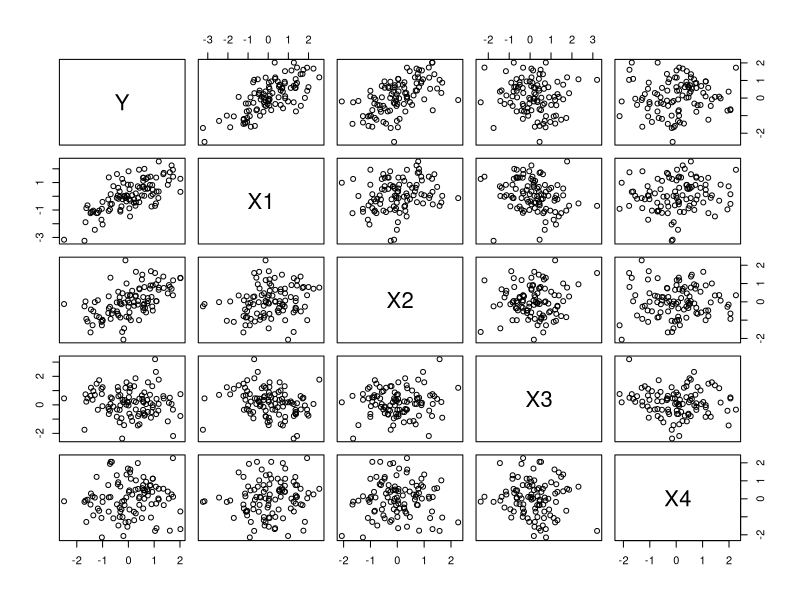
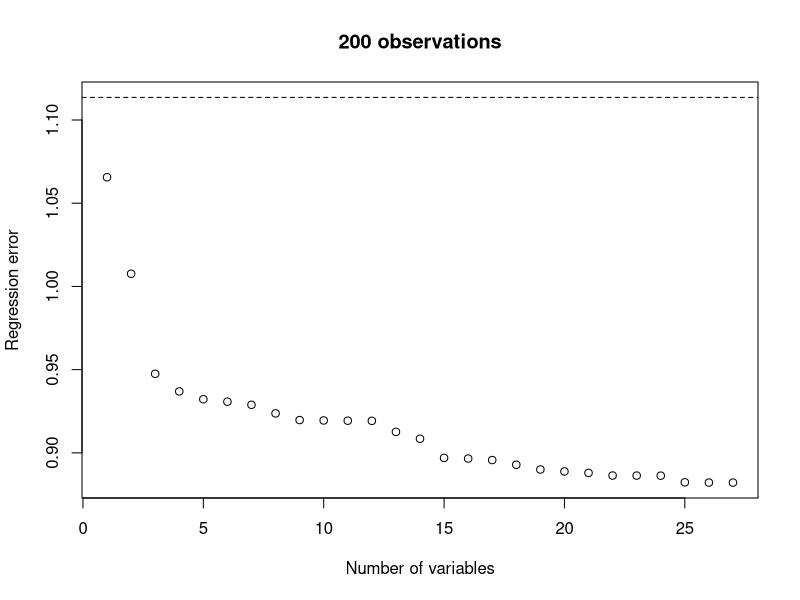
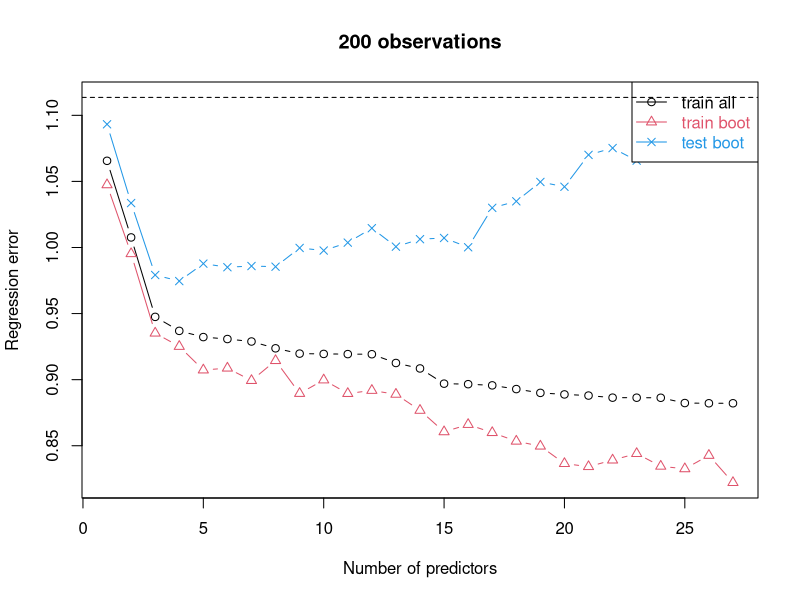
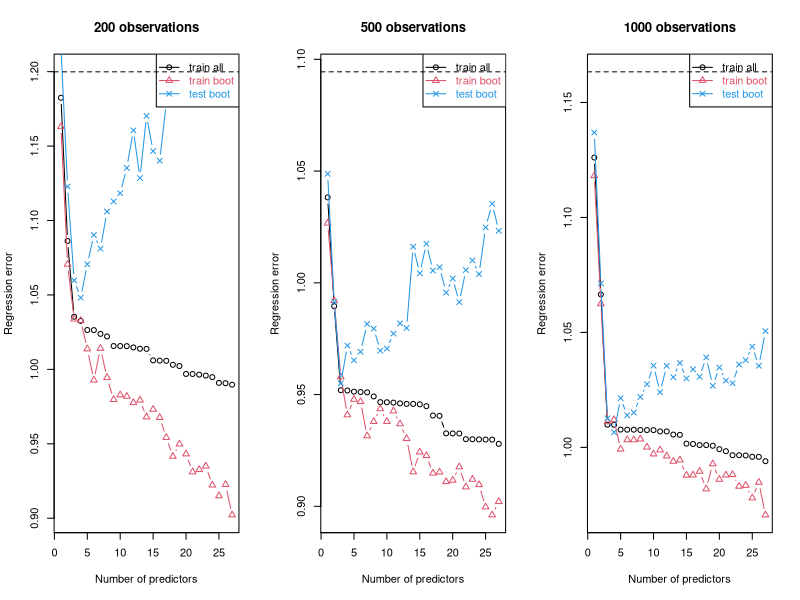
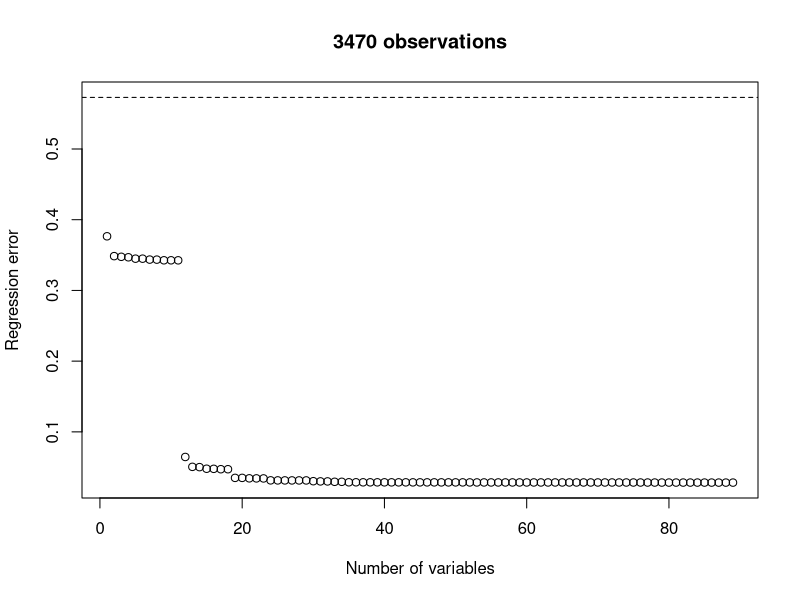

R code for these plots, in order: (Note: a time limit stopped this script after it produced the figures.)
## ---- chunk 1
knitr::opts_chunk$set(echo = TRUE)
library(ggplot2)
## ---- chunk 2
simuLinQuadDat <- function(inpNobs=100, inpNlinVars=5, inpYidx=1:2, inpSDerr=0.5) {
  # Nobs x Nvars matrix of linear terms:
  xTmp <- matrix(rnorm(inpNobs*inpNlinVars),ncol=inpNlinVars)
  # Make all pairwise products of linear terms,
  # X1*X1, X1*X2, X1*X3, ..., Xn*Xn:
  x2SimuLinTmp <- NULL
  tmpCnms <- NULL
  # for each linear term:
  for ( iTmp in 1:ncol(xTmp) ) {
    # multiply it by itself and all other terms,
    # excluding already generated pairwise combinations: 
    for ( jTmp in iTmp:ncol(xTmp) ) {
      x2SimuLinTmp <- cbind(x2SimuLinTmp,xTmp[,iTmp]*xTmp[,jTmp])
      # maintain vector of column names for quadratic
      # terms along the way:
      tmpCnms <- c(tmpCnms,paste0("X",iTmp,"X",jTmp))
    }
  }
  # name attributes in the matrix of quadratic terms:
  colnames(x2SimuLinTmp) <- tmpCnms
  # create outcome as a sum of an unweighted average of 
  # specified columns and controlled amount 
  # of gaussian noise:
  yTmp <- rowMeans(cbind(xTmp,x2SimuLinTmp)[,inpYidx])+rnorm(inpNobs,sd=inpSDerr)
  # return data.frame with outcome as a first column,
  # followed by linear, then by quadratic terms:
  data.frame(Y=yTmp,xTmp,x2SimuLinTmp)
}
## ---- chunk 3
simDat <- simuLinQuadDat()
class(simDat)
dim(simDat)
head(simDat)
pairs(simDat[,1:5])
## ---- chunk 4
lm(Y~X1+X2+X1X1+X1X2+X2X2,simDat)
## ---- chunk 5
lm(Y~.,simDat[,c("Y","X1","X2","X1X1","X1X2","X2X2")])
## ---- chunk 6
lm(Y~.,simDat[,c(1:3,7,8,12)])
## ---- chunk 7
lm(as.formula(paste0("Y~",paste(colnames(simDat)[c(2:3,7,8,12)],collapse="+"))),simDat)
## ---- chunk 8
simDat <- simuLinQuadDat(inpNobs=200, inpNlinVars=6, inpYidx=1:3, inpSDerr=1)
df2plot <- NULL
for ( iTmp in 2:ncol(simDat) ) {
  lmTmp <- lm(Y~.,simDat[,1:iTmp])
  errTmp <- sqrt(mean((simDat[,"Y"]-predict(lmTmp))^2))
  df2plot <- rbind(df2plot,data.frame(nvars=iTmp-1,err=errTmp))
}
plot(df2plot,xlab="Number of variables",ylab="Regression error",main=paste(nrow(simDat),"observations"),ylim=c(min(df2plot[,"err"]),sqrt(mean((simDat[,"Y"]-mean(simDat[,"Y"]))^2))))
abline(h=sqrt(mean((simDat[,"Y"]-mean(simDat[,"Y"]))^2)),lty=2)
## ---- chunk 9
bootTrainTestErrOneAllVars <- function(inpDat,nBoot=100) {
  # matrices and vector to store bootstrap training
  # and test errors as well as training error for model
  # fit on all observations -- for one through all
  # variables in the dataset:
  errTrain <- matrix(NA,nrow=nBoot,ncol=ncol(inpDat)-1)
  errTest <- matrix(NA,nrow=nBoot,ncol=ncol(inpDat)-1)
  allTrainErr <- numeric()
  # first predictor is the second column in
  # the input data - first is the outcome "Y":
  for ( iTmp in 2:ncol(inpDat) ) {
    # fit model and calculate error on all observations:
    lmTmp <- lm(Y~.,inpDat[,1:iTmp])
    # summary(lmTmp)$sigma for degrees of freedom correction
    allTrainErr[iTmp-1] <- sqrt(mean((inpDat[,"Y"]-predict(lmTmp))^2))
    # draw repeated boostraps of the data:
    for ( iBoot in 1:nBoot ) {
      # replace=TRUE is critical for bootstrap to work correctly:
      tmpBootIdx <- sample(nrow(inpDat),nrow(inpDat),replace=TRUE)
      # model fit on the bootstrap sample and
      # corresponding training error:
      lmTmpBoot <- lm(Y~.,inpDat[tmpBootIdx,1:iTmp])
      # summary(lmTmpBoot)$sigma for degrees of freedom correction
      errTrain[iBoot,iTmp-1] <- sqrt(mean((inpDat[tmpBootIdx,"Y"]-predict(lmTmpBoot))^2))
      # test error is calculated on the observations
      # =not= in the bootstrap sample - thus "-tmpBootIdx"
      errTest[iBoot,iTmp-1] <- sqrt(mean((inpDat[-tmpBootIdx,"Y"]-predict(lmTmpBoot,newdata=inpDat[-tmpBootIdx,1:iTmp]))^2))
    }
  }
  # return results as different slots in the list:
  list(bootTrain=errTrain,bootTest=errTest,allTrain=allTrainErr)
}
## ---- chunk 10
# wrapper for plotting:
plotBootRegrErrRes <- function(inpRes,inpPchClr=c(1,2,4),...) {
  matplot(1:length(inpRes$allTrain),cbind(inpRes$allTrain,colMeans(inpRes$bootTrain),colMeans(inpRes$bootTest)),pch=inpPchClr,col=inpPchClr,lty=1,type="b",xlab="Number of predictors",ylab="Regression error",...)
  legend("topright",c("train all","train boot","test boot"),col=inpPchClr,text.col=inpPchClr,pch=inpPchClr,lty=1)
}
bootErrRes <- bootTrainTestErrOneAllVars(simDat,30)
plotBootRegrErrRes(bootErrRes,main="200 observations",ylim=c(min(colMeans(bootErrRes$bootTrain)),sqrt(mean((mean(simDat[,"Y"])-simDat[,"Y"])^2))))
abline(h=sqrt(mean((mean(simDat[,"Y"])-simDat[,"Y"])^2)),lty=2)
## ---- chunk 11
old.par <- par(mfrow=c(1,3))
for ( tmpNobs in c(200,500,1000) ) {
  simDat <- simuLinQuadDat(inpNobs=tmpNobs, inpNlinVars=6, inpYidx=1:3, inpSDerr=1)
  bootErrRes <- bootTrainTestErrOneAllVars(simDat,30)
  plotBootRegrErrRes(bootErrRes,main=paste(tmpNobs,"observations"),ylim=c(min(colMeans(bootErrRes$bootTrain)),sqrt(mean((mean(simDat[,"Y"])-simDat[,"Y"])^2))))
  abline(h=sqrt(mean((mean(simDat[,"Y"])-simDat[,"Y"])^2)),lty=2)
}
par(old.par)
## ---- chunk 12
t <- read.table("fund-raising-with-predictions.csv", sep=",", header=TRUE)
t2 <- log(t[1:12] + 1)
# library(corrgram)
myNames <- names(sort(abs(cor(t2)[1,]), decreasing = TRUE))
t3 <- t2[myNames]
## ---- chunk 13
m0 <- matrix(NA, 4, 0)
rownames(m0)

m2 <- cbind(1, 1:4)
colnames(m2, do.NULL = FALSE)
colnames(m2) <- c("x","Y")
rownames(m2) <- rownames(m2, do.NULL = FALSE, prefix = "Obs.")
m2
## ---- chunk 14
  xTmp <- t3
  xTmpNames <- names(t3)
  # Make all pairwise products of linear terms,
  # X1*X1, X1*X2, X1*X3, ..., Xn*Xn:
  x2Tmp <- cbind(xTmp)
  tmpCnms <- NULL
  # for each linear term:
  for ( iTmp in 1:ncol(xTmp) ) {
    # multiply it by itself and all other terms, 
    # excluding already generated pairwise combinations: 
    for ( jTmp in iTmp:ncol( xTmp) ) {
      x2Tmp <- cbind( x2Tmp, log(xTmp[, iTmp] * xTmp[, jTmp] + 1))
      # maintain vector of column names for quadratic
      # terms along the way:
      tmpCnms <- c( tmpCnms, paste0( xTmpNames[iTmp], "_x_", xTmpNames[jTmp]))
    }
  }
  # name attributes in the matrix of quadratic terms:
  colnames(x2Tmp) <- c(xTmpNames, tmpCnms)
## ---- chunk 15
df2plot <- NULL
for ( iTmp in 2:ncol( x2Tmp) ) {
  lmTmp <- lm( contrib~., as.data.frame(x2Tmp)[ , 1:iTmp])
  errTmp <- sqrt( mean(( x2Tmp[ , "contrib"] - predict( lmTmp))^2))
  df2plot <- rbind( df2plot, data.frame( nvars = iTmp - 1, err = errTmp))
}
plot( df2plot, xlab = "Number of variables", ylab = "Regression error", main = paste( nrow( x2Tmp), "observations"), ylim = c( min( df2plot[, "err"]), sqrt( mean(( x2Tmp[, "contrib"] - mean( x2Tmp[, "contrib"]))^2))))
abline( h = sqrt( mean(( x2Tmp[, "contrib"] - mean( x2Tmp[, "contrib"]))^2)), lty = 2)
## ---- chunk 16
bootTrainTestErrOneAllVars2 <- function(inpDat,nBoot=100,colOne) {
  # matrices and vector to store bootstrap training
  # and test errors as well as training error for model
  # fit on all observations -- for one through all
  # variables in the dataset:
  errTrain <- matrix(NA,nrow=nBoot,ncol=ncol(inpDat)-1)
  errTest <- matrix(NA,nrow=nBoot,ncol=ncol(inpDat)-1)
  allTrainErr <- numeric()
  # first predictor is the second column in
  # the input data - first is the outcome colOne:
  for ( iTmp in 2:ncol(inpDat) ) {
    # fit model and calculate error on all observations:
    lmTmp <- lm(contrib~.,inpDat[,1:iTmp])
    # summary(lmTmp)$sigma for degrees of freedom correction
    allTrainErr[iTmp-1] <- sqrt(mean((inpDat[,"contrib"]-predict(lmTmp))^2))
    # draw repeated boostraps of the data:
    for ( iBoot in 1:nBoot ) {
      # replace=TRUE is critical for bootstrap to work correctly:
      tmpBootIdx <- sample(nrow(inpDat),nrow(inpDat),replace=TRUE)
      # model fit on the bootstrap sample and
      # corresponding training error:
      lmTmpBoot <- lm(contrib~.,inpDat[tmpBootIdx,1:iTmp])
      # summary(lmTmpBoot)$sigma for degrees of freedom correction
      errTrain[iBoot,iTmp-1] <- sqrt(mean((inpDat[tmpBootIdx,"contrib"]-predict(lmTmpBoot))^2))
      # test error is calculated on the observations
      # =not= in the bootstrap sample - thus "-tmpBootIdx"
      errTest[iBoot,iTmp-1] <- sqrt(mean((inpDat[-tmpBootIdx,"contrib"]-predict(lmTmpBoot,newdata=inpDat[-tmpBootIdx,1:iTmp]))^2))
    }
  }
  # return results as different slots in the list:
  list(bootTrain=errTrain,bootTest=errTest,allTrain=allTrainErr)
}
## ---- chunk 17
# wrapper for plotting:
plotBootRegrErrRes <- function(inpRes,inpPchClr = c(1,2,4),...) {
  matplot(1:length(inpRes$allTrain),cbind(inpRes$allTrain,colMeans(inpRes$bootTrain),colMeans(inpRes$bootTest)),pch = inpPchClr,col = inpPchClr,lty = 1,type = "b",xlab = "Number of predictors",ylab = "Regression error",...)
  legend("topright",c("train all","train boot","test boot"),col = inpPchClr,text.col = inpPchClr,pch = inpPchClr,lty = 1)
}
bootErrRes <- bootTrainTestErrOneAllVars2(x2Tmp, 30, "contrib")
plotBootRegrErrRes(bootErrRes, main = "200 observations", ylim = c(min(colMeans(bootErrRes$bootTrain)), sqrt(mean((mean(x2Tmp[, "contrib"]) - x2Tmp[, "contrib"])^2))))
abline(h = sqrt(mean((mean(x2Tmp[, "contrib"]) - x2Tmp[, "contrib"])^2)), lty = 2)
## ---- chunk 18
old.par <- par(mfrow = c(1, 3))
for ( tmpNobs in c(200, 500, 1000) ) {
  bootErrRes <- bootTrainTestErrOneAllVars2(x2Tmp, 30, "contrib")
  plotBootRegrErrRes(bootErrRes, main = paste(tmpNobs, "observations"), ylim = c(min(colMeans(bootErrRes$bootTrain)), sqrt(mean((mean(x2Tmp[, "contrib"]) - x2Tmp[, "contrib"])^2))))
  abline(h = sqrt(mean((mean(x2Tmp[, "contrib"]) - x2Tmp[, "contrib"])^2)), lty = 2)
}
par(old.par)
## ---- chunk 19
old.par <- par(mfrow = c(1, 3))
for ( tmpNobs in c(200, 500, 1000) ) {
  x3Tmp <- x2Tmp[tmpNobs, ]
  bootErrRes <- bootTrainTestErrOneAllVars2(x3Tmp, 30, "contrib")
  plotBootRegrErrRes(bootErrRes, main = paste(tmpNobs, "observations"), ylim = c(min(colMeans(bootErrRes$bootTrain)), sqrt(mean((mean(x3Tmp[, "contrib"]) - x3Tmp[, "contrib"])^2))))
  abline(h = sqrt(mean((mean(x3Tmp[, "contrib"]) - x3Tmp[, "contrib"])^2)), lty = 2)
}
par(old.par)
